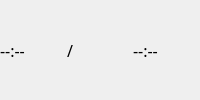
                           <widget class="QWidget" name="label_inf_widget_4" native="true">
                            <layout class="QGridLayout" name="gridLayout_33">
                             <property name="leftMargin">
                              <number>0</number>
                             </property>
                             <property name="topMargin">
                              <number>0</number>
                             </property>
                             <property name="rightMargin">
                              <number>0</number>
                             </property>
                             <property name="bottomMargin">
                              <number>0</number>
                             </property>
                             <property name="spacing">
                              <number>0</number>
                             </property>
                             <item row="0" column="0">
                              <layout class="QGridLayout" name="gridLayout_34">
                               <item row="0" column="0">
                                <widget class="QLabel" name="video_time_4">
                                 <property name="font">
                                  <font>
                                   <family>小米兰亭</family>
                                   <pointsize>12</pointsize>
                                  </font>
                                 </property>
                                 <property name="text">
                                  <string>--:--</string>
                                 </property>
                                </widget>
                               </item>
                               <item row="0" column="1">
                                <widget class="QLabel" name="label_6">
                                 <property name="font">
                                  <font>
                                   <family>小米兰亭</family>
                                   <pointsize>12</pointsize>
                                  </font>
                                 </property>
                                 <property name="text">
                                  <string>/</string>
                                 </property>
                                </widget>
                               </item>
                               <item row="0" column="2">
                                <widget class="QLabel" name="video_time_all_4">
                                 <property name="font">
                                  <font>
                                   <family>小米兰亭</family>
                                   <pointsize>12</pointsize>
                                  </font>
                                 </property>
                                 <property name="text">
                                  <string>--:--</string>
                                 </property>
                                </widget>
                               </item>
                              </layout>
                             </item>
                            </layout>
                           </widget>
